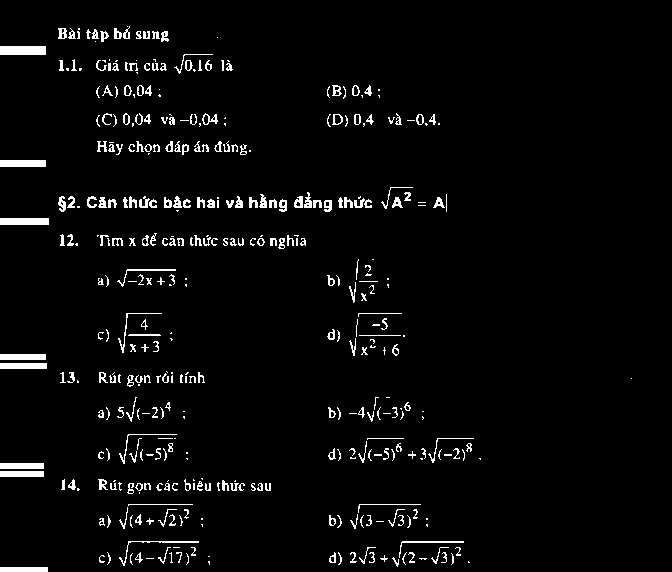
#> input picture Image_bin.jpg, 672 x 572 px, given as the content of the folder ./input, which was not available
$ python med_demo.py   (older library calls are emulated)
#> lines starting #> are read from the running program, lines starting #| are printed output that depends on the picture; after the words box and inside, x2 and y2 are one past the last pixel; in counts of white or black regions, pixels touching at a corner belong together; pictures that were not available may be replaced by others from this repository, and a replacement may not be noted
import cv2
import numpy as np
import glob
import os


def get_all_image_input(directory):
    list_image = glob.glob(directory + "*.jpg")
    list_image.extend(glob.glob(directory + "*.png"))
    return list_image


def main(list_input):
    for image in list_input:
        # Tạo thư mục output
        basename = os.path.basename(image)
        filename = os.path.splitext(basename)[0]
        dir = './output/' + filename
        if not os.path.exists(dir):
            os.mkdir(dir)

        # Import ảnh
        img = cv2.imread(image, cv2.IMREAD_GRAYSCALE)
#> img is the input picture: shape (572, 672); min 0, max 255, mean 9

        # Lấy thông số dài rộng của ảnh
        heigh, width = img.shape[:2]
#> heigh = 572; width = 672
        if heigh > 1000 and width > 1000:
            img = cv2.resize(img, (0, 0), fx=0.5, fy=0.5)

        # img=cv2.GaussianBlur(img,)

        # Chọn ngưỡng ảnh
        (thresh, img_bin) = cv2.threshold(img, 128, 255, cv2.THRESH_BINARY)
#> img_bin: shape (572, 672); 3.5% white; 400 white regions (156 under 20 px), largest, box (x1, y1, x2, y2) and area: (0, 46, 46, 55) 414, (0, 218, 49, 225) 343, (0, 160, 46, 167) 322

        cv2.imwrite("./tmp/" + filename + "_threshold.png", img_bin)
        # Invert
        img_bin = 255 - img_bin
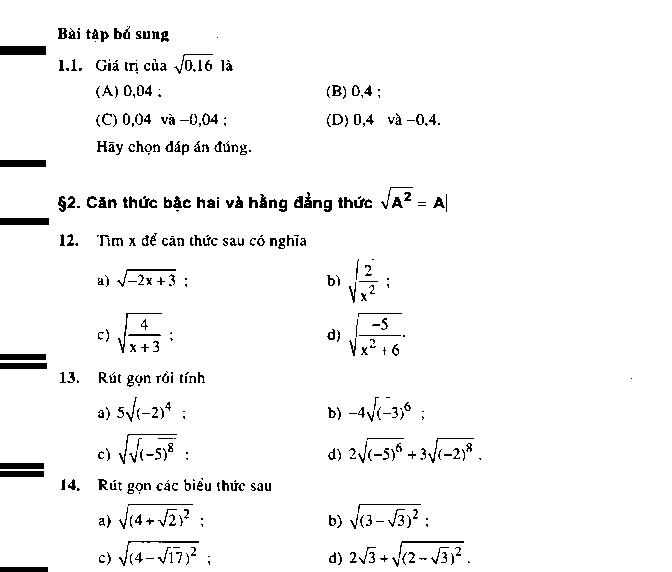
#> img_bin: shape (572, 672); 96.5% white; 400 black regions (156 under 20 px), largest, box (x1, y1, x2, y2) and area: (0, 46, 46, 55) 414, (0, 218, 49, 225) 343, (0, 160, 46, 167) 322

        cv2.imwrite("./tmp/" + filename + "_inverted.png", img_bin)
        # exit()

        # Lọc các đường kẻ ngang trong ảnh
        kernel_length = np.array(img).shape[1] // 80
#> kernel_length = 8
        hori_kernel = cv2.getStructuringElement(cv2.MORPH_RECT, (kernel_length, 1))
        img_temp2 = cv2.erode(img_bin, hori_kernel, iterations=3)
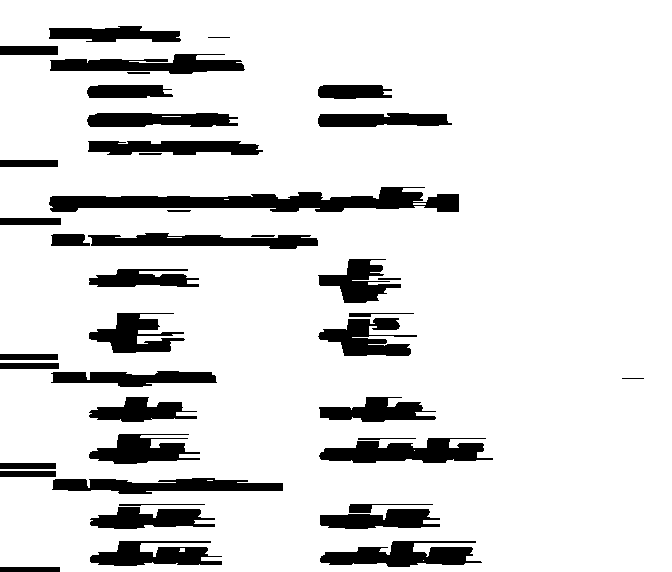
#> img_temp2: shape (572, 672); 86.7% white; 43 black regions, largest, box (x1, y1, x2, y2) and area: (49, 187, 459, 212) 5550, (319, 438, 493, 463) 2793, (320, 541, 482, 567) 2548
        horizontal_lines_img = cv2.dilate(img_temp2, hori_kernel, iterations=3)
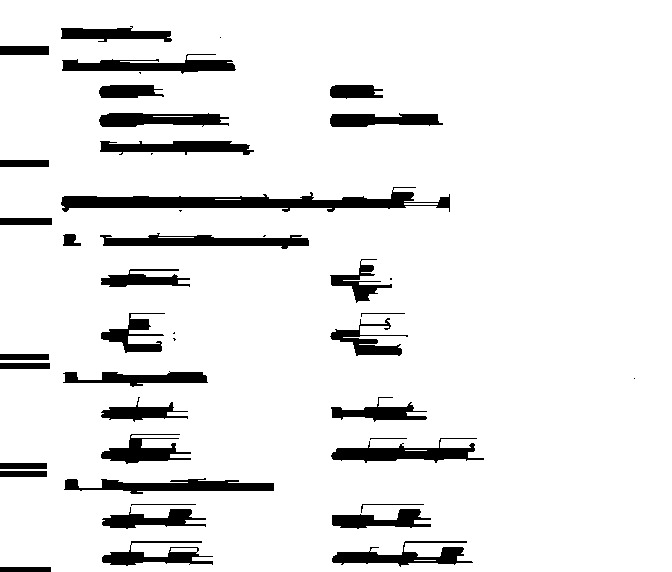
#> horizontal_lines_img: shape (572, 672); 91.3% white; 45 black regions (9 under 20 px)

        # Tìm các contour của ảnh
        im2, contours, hierarchy = cv2.findContours(horizontal_lines_img, cv2.RETR_TREE, cv2.CHAIN_APPROX_SIMPLE)
#> contours = 53 contours, 19 with area under 20; largest, box (x1, y1, x2, y2) and area: (0, 0, 672, 572) 380244, (60, 189, 451, 213) 4582, (99, 232, 310, 250) 2106, (63, 477, 275, 495) 2080, (61, 53, 237, 75) 1992

        list_mark = []
        # Đảo ngược thứ tự list các contours
        contours.reverse()
        print(filename + "--------------------")
        for contour in contours:
            x, y, w, h = cv2.boundingRect(contour)
            print(x, y, w, h)
            if x <= 20:
                cv2.rectangle(img, (x, y), (x + w, y + h), (0, 255, 0), 1)

                if len(list_mark) % 2 == 0:
                    list_mark.append(y + h)
                    # cv2.line(img, (0, y + h), (width, y + h), (0, 255, 0), 1)
                else:
                    list_mark.append(y)
#> this loop made 53 passes
#> (x, y, w, h) on passes 1, 2, 4, 5, 6, 7, 9, 10, 12, 13, 14, 17: (129, 25, 5, 4), (60, 27, 113, 16), (61, 53, 176, 22), (138, 71, 4, 4), (98, 84, 67, 15), (329, 84, 55, 16), (98, 112, 132, 16), (329, 112, 115, 16), (99, 140, 156, 16), (150, 152, 4, 4), (392, 186, 25, 5), (60, 189, 391, 24)
#> (contour, x, y, w, h) on passes 3, 8, 11, 15, 16, 19: ([[219, 37], [220, 36], [221, 37], [220, 38]], 219, 36, 3, 3), ([[153, 116], [192, 116]], 153, 116, 40, 1), ([[201, 126], [202, 125], [203, 126], [202, 127]], 201, 125, 3, 3), ([[215, 199], [240, 199]], 215, 199, 26, 1), ([[404, 203], [404, 204], [437, 204], [437, 203]], 404, 203, 34, 2), ([[158, 237], [193, 237]], 158, 237, 36, 1)
#| 129 25 5 4
#| 60 27 113 16
#| 219 36 3 3
#| 61 53 176 22
#| 138 71 4 4
#| 98 84 67 15
#| 329 84 55 16
#| 153 116 40 1
#> (further printed lines are left out)
#> img: shape (572, 672); 0.01% of pixels changed, all inside (x1, y1, x2, y2) = (0, 42, 1, 572)
#> after the loop, list_mark = [572]
                    # cv2.line(img, (0, y), (width, y), (0, 255, 0), 1)

        if len(list_mark) % 2 != 0:
            print("Wrong detection")
        else:
            index = 0
            for i in range(0, len(list_mark), 2):
                de_bai = img[list_mark[i]:list_mark[i + 1], 0:width]
                cv2.imwrite('./output/' + filename + '/' + str(index) + '.png', de_bai)
                index += 1

        cv2.imwrite("./tmp/" + filename + "_img_horizon.png", img)


def show_image(img):
    cv2.imshow("image" + str(img.shape[0]), img)
    cv2.waitKey(0)


"""
Cắt ảnh dựa trên các nét đánh dấu
Input: list ảnh trong thư mục input/
Output: list ảnh trong thư mục output tương ứng với từng ảnh
"""
if __name__ == "__main__":
    input = get_all_image_input("./input/")
    main(input)
